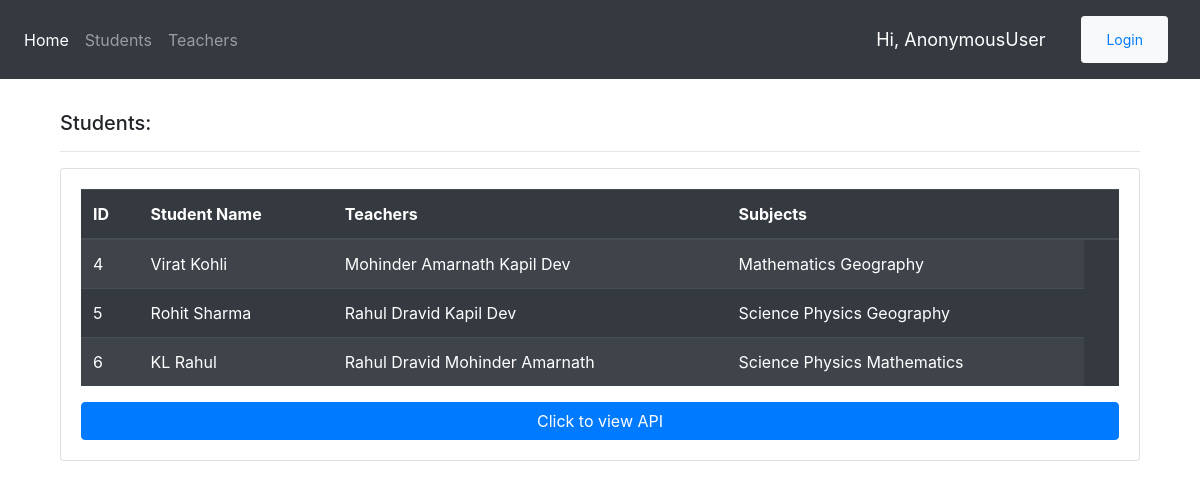
The page / on the database its author committed.
### profiles/models.py (models this page shows, shortened)
class Subject(models.Model):
    name = models.CharField(max_length=50)

### profiles/views.py (the view)
# urls.py: path('',home_view),
def home_view(request):
    qs = Student.objects.all()
    if not qs.exists():
        return Response({}, status=404)
    obj = qs.all()
    serializer = StudentListSerializer(obj, many=True)
    students = serializer.data
    context = {"students":students}
    return render(request,"home.html", context)

### profiles/serializers.py (called while the page is built)
    def get_name(self,obj):
        return obj.user.first_name + " " + obj.user.last_name

    def get_subjects(self,obj):
        subjects = []
        for subject in obj.subjects.all():
            subjects.append(subject.name)
        return subjects

    def get_student_name(self,obj):
        return obj.user.first_name + " " + obj.user.last_name

    def get_username(self,obj):
        return obj.user.username

    def get_teachers(self,obj):
        qs = obj.teachers.all()
        teachers = TeacherListSerializer(qs, many=True)
        return teachers.data

### templates/home.html (shortened to what this page needs)
{% extends 'base.html' %}
{% block content %}
<br />
<div class="col-md-12 my-2">
    <h5>Students:</h5>
    <hr>
    <div class="card card-body">
      <table class="table  table-striped table-dark">
        <thead class="thead-dark">
          <tr>
            <th>ID</th>
            <th>Student Name</th>
            <th>Teachers</th>
            <th>Subjects</th>
            <th></th>
          </tr>
        </thead>
        </div>
      {% for student in students %}
        <div >
          <tr id="thd">
            <td>{{student.id}}</td>
            <td>{{student.student_name}}</td>
            <td>{% for teacher in student.teachers %}
                {{teacher.name}}{% endfor %}
            </td>
            <td>{% for teacher in student.teachers %}
                {% for subject in teacher.subjects %}
                {{subject}}{% endfor %}{% endfor %}</td>
          </tr>
        </div>
      {% endfor %}
    <a class="btn btn-primary" href="/api/profiles/">Click to view API</a>
  </div>
  </div>
{% endblock %}

### templates/base.html (shortened to what this page needs)
{% load static %}
<!doctype html>
<html lang="en">
  <head>
    <link rel="stylesheet" href="https://stackpath.bootstrapcdn.com/bootstrap/4.5.2/css/bootstrap.min.css">
  </head>
  <body>
    {% include "components/navbar.html" %}
    <div class='container bg-white'>
        {% block content %}
        {% endblock content %}
  </body>
</html>

### templates/components/navbar.html (shortened to what this page needs)
<nav class="navbar navbar-expand-lg navbar-dark bg-dark">
  <div class="collapse navbar-collapse" id="navbarNav">
    <ul class="navbar-nav">
      <li class="nav-item active">
        <a class="nav-link" href="/">Home</a>
      </li>
      <li class="nav-item">
        <a class="nav-link" href="#">Students</a>
      </li>
      <li class="nav-item">
        <a class="nav-link" href="#">Teachers</a>
      </li>
    </ul>
  </div>
  <span class="hello-msg" style="text-transform: capitalize">Hi, {{ request.user }}</span>
  <div class="navbar navbar-light bg-dark">
    {% if request.user.is_authenticated %}
    <li class="nav-item btn btn-light">
      <a class="nav-link" href="/auth/logout/?next=/">Logout</a>
    </li>
    {% else %}
    <li class="nav-item  btn btn-sm btn-light">
      <a class="nav-link" href="/auth/login/?next=/">Login</a>
    </li>
    {% endif %}
  </div>
</nav>

### templates/components/navbar.html (style rules this page uses)
.hello-msg { font-size: 18px; color: #fff; margin-right: 20px; }

### rows shown on the page
Subject: subjects "Mathematics" "Mathematics"
Subject: subjects "Geography" "Geography"
Subject: subjects "Science" "Science"
Subject: subjects "Physics" "Physics"

### other values the page prints
{{ request.user }} "AnonymousUser"
{{ student.id }} "4" "5" "6"
{{ student.student_name }} "Virat Kohli" "Rohit Sharma" "KL Rahul"
{{ teacher.name }} "Mohinder Amarnath" "Kapil Dev" "Rahul Dravid" "Kapil Dev" "Rahul Dravid" "Mohinder Amarnath"
